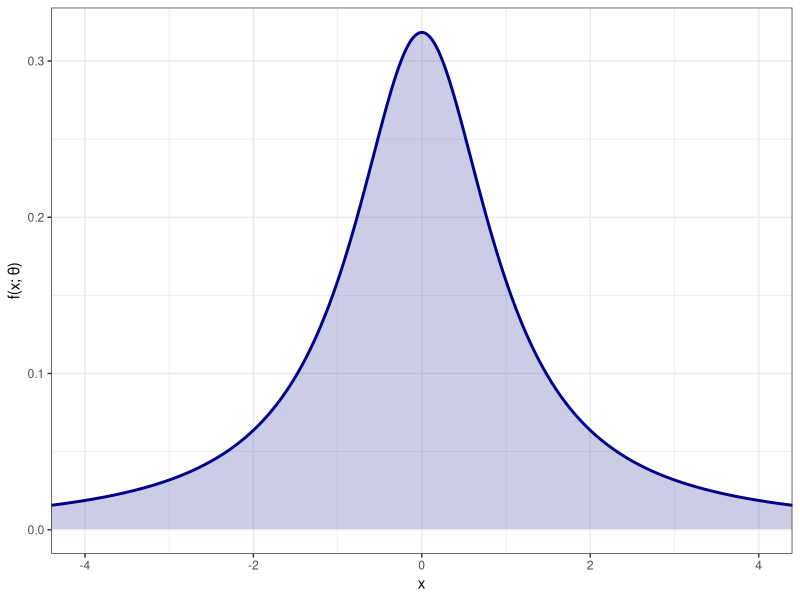
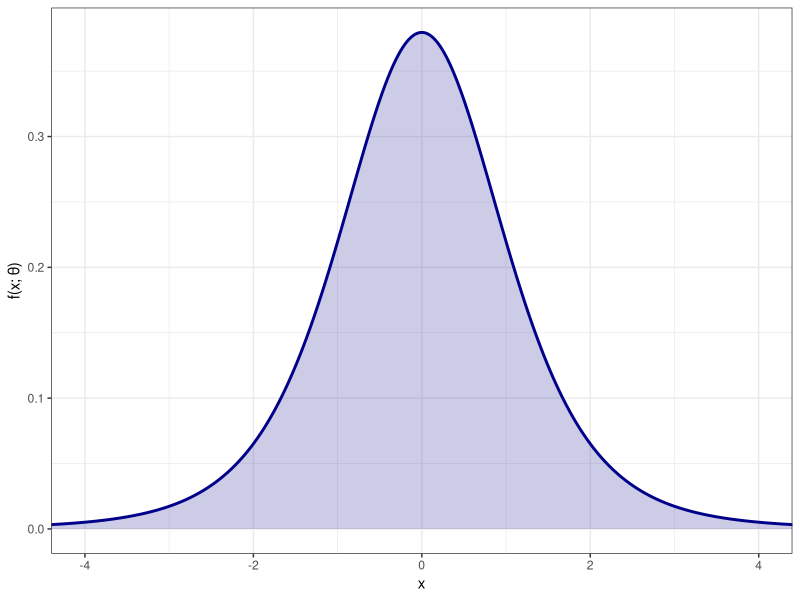
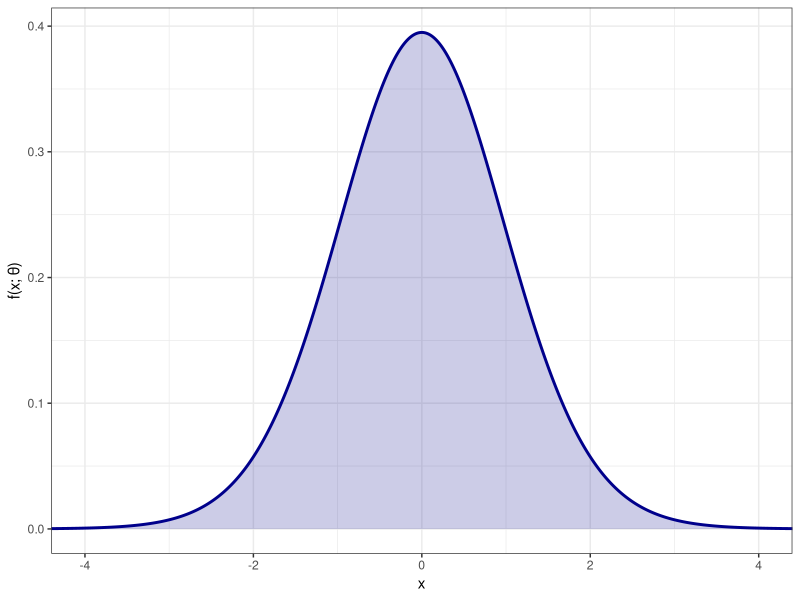
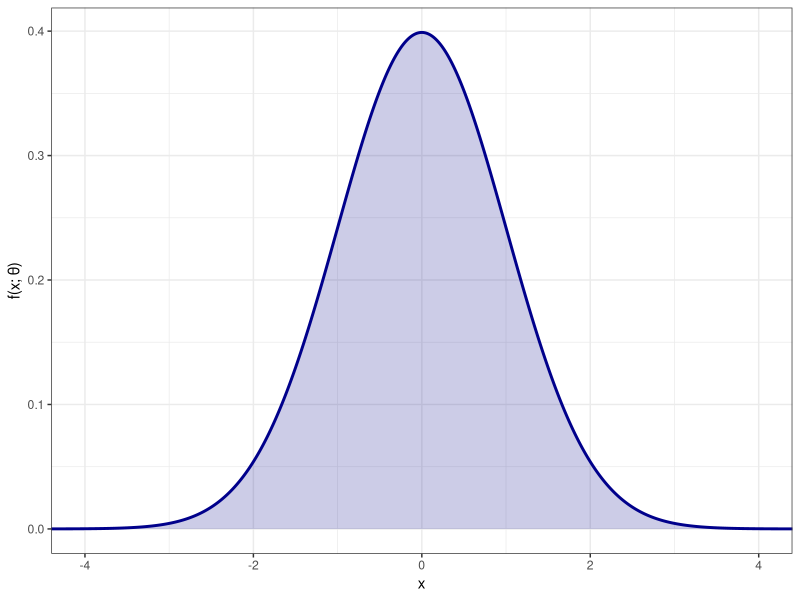
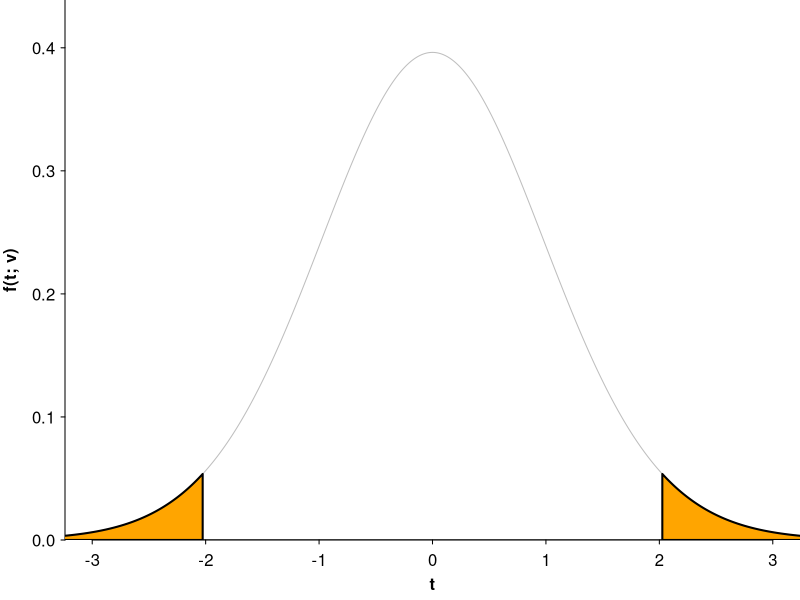
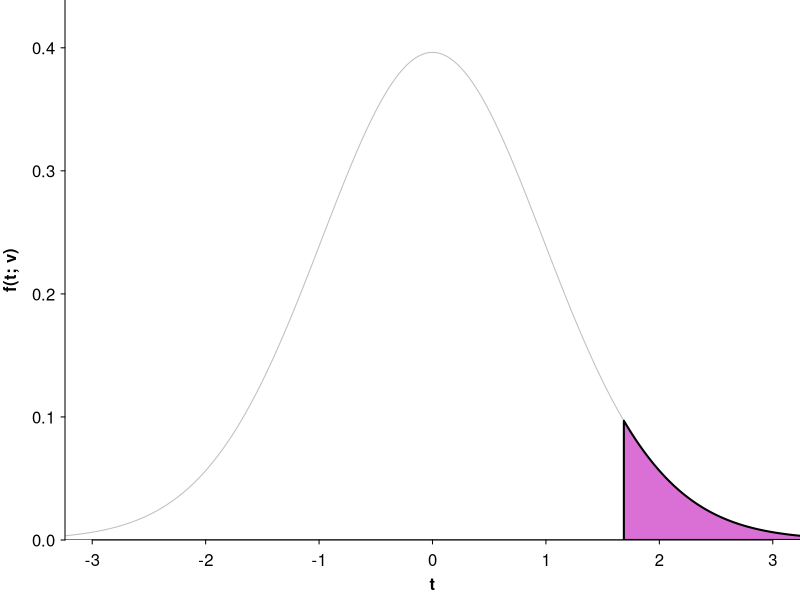
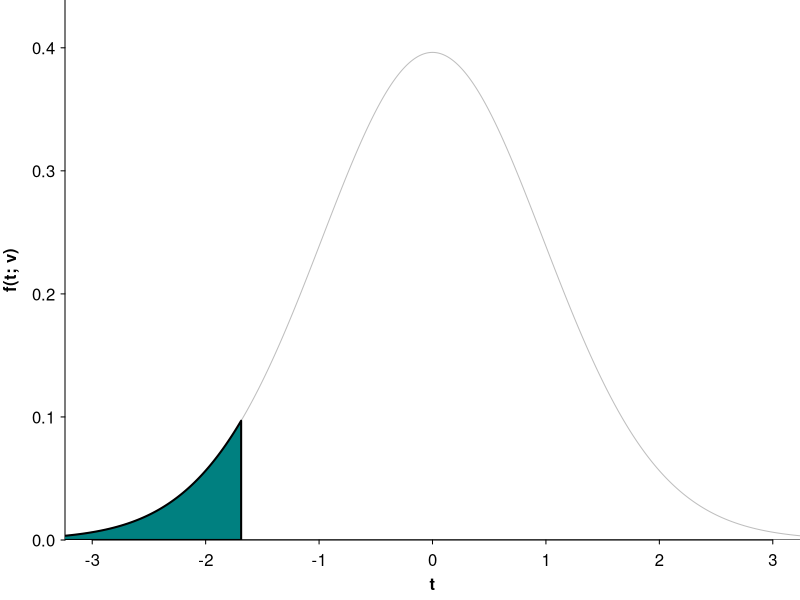
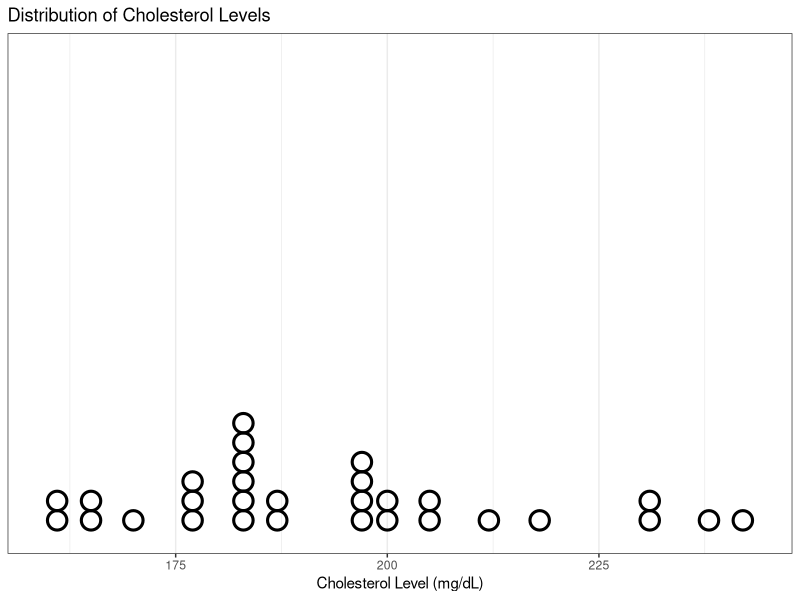

The R script that drew these images, in order:
## ---- chunk 1
#| include: false
library(knitr)
library(ggplot2)
## ---- chunk 2
#| fig-dpi: 300
#| fig-width: 6
#| fig-height: 5

ggplot() +
  stat_function(fun = dt, xlim = c(-25, 25), geom = "polygon", fill = "darkblue", alpha = 0.2, args = list(df = 1), n = 5000) +
  geom_function(fun = dt, xlim = c(-5, 5), linewidth = 1, colour = "darkblue", args = list(df = 1), n = 5000) +
  theme_bw() +
  labs(x = "x", y = "f(x; θ)") + 
  coord_cartesian(xlim = c(-4, 4))
## ---- chunk 3
#| fig-dpi: 300
#| fig-width: 6
#| fig-height: 5

ggplot() +
  stat_function(fun = dt, xlim = c(-25, 25), geom = "polygon", fill = "darkblue", alpha = 0.2, args = list(df = 5), n = 5000) +
  geom_function(fun = dt, xlim = c(-5, 5), linewidth = 1, colour = "darkblue", args = list(df = 5), n = 5000) +
  theme_bw() +
  labs(x = "x", y = "f(x; θ)") + 
  coord_cartesian(xlim = c(-4, 4))
## ---- chunk 4
#| fig-dpi: 300
#| fig-width: 6
#| fig-height: 5

ggplot() +
  stat_function(fun = dt, xlim = c(-25, 25), geom = "polygon", fill = "darkblue", alpha = 0.2, args = list(df = 25), n = 5000) +
  geom_function(fun = dt, xlim = c(-5, 5), linewidth = 1, colour = "darkblue", args = list(df = 25), n = 5000) +
  theme_bw() +
  labs(x = "x", y = "f(x; θ)") + 
  coord_cartesian(xlim = c(-4, 4))
## ---- chunk 5
#| fig-dpi: 300
#| fig-width: 6
#| fig-height: 5

ggplot() +
  stat_function(fun = dt, xlim = c(-25, 25), geom = "polygon", fill = "darkblue", alpha = 0.2, args = list(df = Inf), n = 5000) +
  geom_function(fun = dt, xlim = c(-5, 5), linewidth = 1, colour = "darkblue", args = list(df = Inf), n = 5000) +
  theme_bw() +
  labs(x = "x", y = "f(x; θ)") + 
  coord_cartesian(xlim = c(-4, 4))
## ---- chunk 6
#| fig-dpi: 300
#| out-width: 100%
#| fig-width: 8
#| fig-height: 7
#| fig-cap: 
#|   - "<strong>Figure&colon;</strong> Rejection region if $H_1\\!: \\mu \\neq \\mu_0$."

ER <- \(alpha, whichSide, nu = 37) {
  par(mai = c(0.6, 0.65, 0, 0))
  z0 <- seq(-4, 4, length.out = 1000)
  plot(0, type = "n", xlim = c(-3, 3), ylim = c(0, dnorm(0) * 1.1), axes = FALSE, yaxs = "i", xlab = "", ylab = "")
  lines(x = z0, y = dt(z0, df = nu), col = "gray")
  abline(h = 0)
  axis(1, tcl = -0.2, mgp = c(0.75, 0.5, 0)); mtext("t", side = 1, line = 1.7, font = 2)
  axis(2, tcl = -0.2, mgp = c(0.75, 0.5, 0), las = 2, at = c(0, 0.1, 0.2, 0.3, 0.4, 1.0)); mtext("f(t; v)", side = 2, line = 2.25, font = 2)
  
  if (whichSide == "two.sided") {
    zz <- seq(-4, qt(alpha/2, df = nu), length.out = 1000)
    polygon(x = c(zz, rev(zz)), y = c(dt(zz, df = nu), rep(0, length(zz))), col = "#FFA500", lwd = 2)
    
    
    zz <- seq(qt(1 - alpha/2, df = nu), 4, length.out = 1000)
    polygon(x = c(zz, rev(zz)), y = c(dt(zz, df = nu), rep(0, length(zz))), col = "#FFA500", lwd = 2)
  } else if (whichSide == "less") {
    zz <- seq(-4, qt(alpha, df = nu), length.out = 1000)
    polygon(x = c(zz, rev(zz)), y = c(dt(zz, df = nu), rep(0, length(zz))), col = "#008080", lwd = 2)
  } else if (whichSide == "greater") {
    zz <- seq(qt(1 - alpha, df = nu), 4, length.out = 1000)
    polygon(x = c(zz, rev(zz)), y = c(dt(zz, df = nu), rep(0, length(zz))), col = "#DA70D6", lwd = 2)
  }
}

ER(0.05, "two.sided")
## ---- chunk 7
#| fig-dpi: 300
#| out-width: 100%
#| fig-width: 8
#| fig-height: 7
#| fig-cap:
#|   - "<strong>Figure&colon;</strong> Rejection region if $H_1\\!: \\mu > \\mu_0$."

ER(0.05, "greater")
## ---- chunk 8
#| fig-dpi: 300
#| out-width: 100%
#| fig-width: 8
#| fig-height: 7
#| fig-cap:
#|   - "<strong>Figure&colon;</strong> Rejection region if $H_1\\!: \\mu < \\mu_0$."

ER(0.05, "less")
## ---- chunk 9
#| results: asis
#| classes: excel

library(readxl)
cholest.df <- read_excel("datasets/cholest.xlsx")
 
rbind(colnames(cholest.df), head(cholest.df, n = 14), rep("...", ncol(cholest.df))) |>
  kable(format = "html", row.names = TRUE, col.names = LETTERS[1:ncol(cholest.df)])
## ---- chunk 10
#| fig-dpi: 300
#| fig-height: 3.5
#| fig-width: 7
#| out-width: 90%
#| fig-align: center
#| fig-cap: "**Figure:** Distribution of 30 participants' cholesterol levels."

ggplot(cholest.df, aes(x = level)) +
  geom_dotplot(fill = NA, stroke = 3, colour = "black", binwidth = (max(cholest.df$level) - min(cholest.df$level)) / 25, dotsize = 0.7) + 
  scale_y_continuous(breaks = NULL) +
  labs(y = NULL, x = "Cholesterol Level (mg/dL)", title = "Distribution of Cholesterol Levels") +
  theme_bw()
